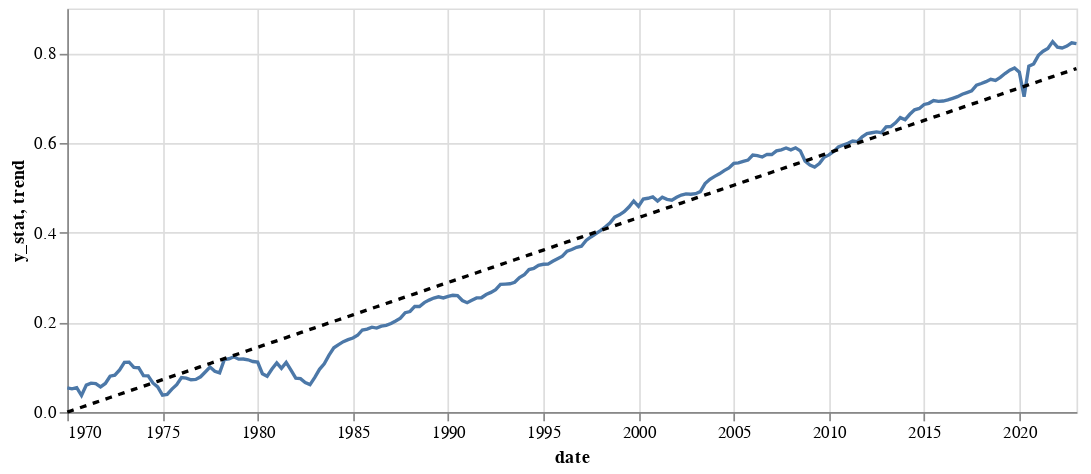

Notebook cell for this chart:
### Code cell
import altair as alt
to_chart_df = model_a.df_in[['date','y_stat']].copy()

to_chart_df['trend'] = (to_chart_df.index-to_chart_df.index[0])*model_a.g_y/4
to_chart_df['y_stat'] = np.log(to_chart_df['y_stat']) + to_chart_df['trend']

test_chart = alt.Chart(to_chart_df,width=600,height=240)
test_chart.mark_line().encode(x='date:T',
                              y=alt.Y('y_stat:Q',scale=alt.Scale(zero=False))) + test_chart.mark_line(color='black',strokeDash=[4, 4]).encode(x='date:T',
                                                                                                                                y='trend:Q',
                                                                                                                                )

### Figure 1 — Vega-Lite specification as saved in the notebook (floating-point values rounded to 4 significant figures; data arrays with more than 128 entries replaced by an {"elided": "..."} marker saying what was removed)
{"config": {"view": {"continuousWidth": 300, "continuousHeight": 300}}, "layer": [{"mark": {"type": "line"}, "encoding": {"x": {"field": "date", "type": "temporal"}, "y": {"field": "y_stat", "scale": {"zero": false}, "type": "quantitative"}}}, {"mark": {"type": "line", "color": "black", "strokeDash": [4, 4]}, "encoding": {"x": {"field": "date", "type": "temporal"}, "y": {"field": "trend", "type": "quantitative"}}}], "data": {"name": "data-d5f818ab311da765c966a322daeb0901"}, "height": 240, "width": 600, "$schema": "https://vega.github.io/schema/vega-lite/v5.20.1.json", "datasets": {"data-d5f818ab311da765c966a322daeb0901": {"elided": "213 records"}}}
